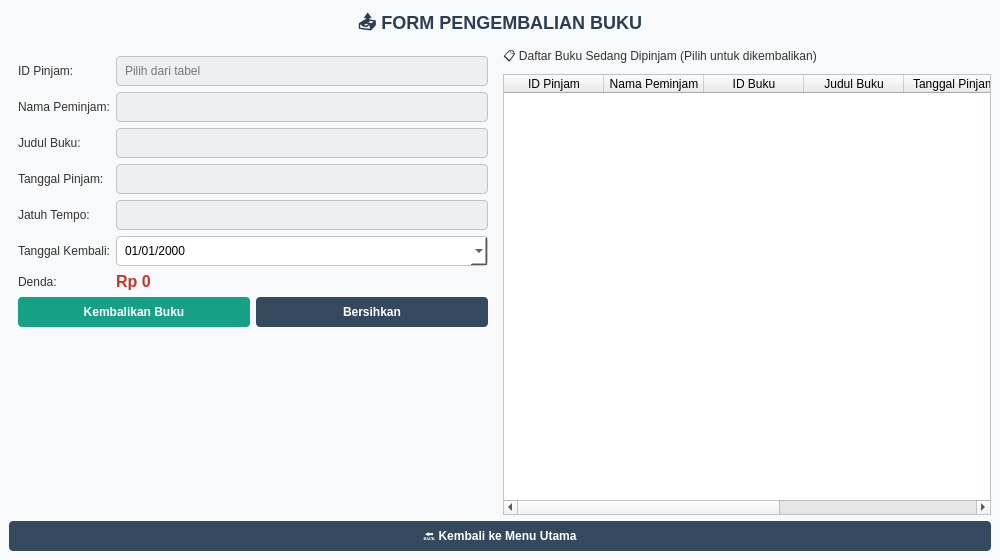
<?xml version="1.0" encoding="UTF-8"?>
<ui version="4.0">
 <class>KembaliBukuWindow</class>
 <widget class="QMainWindow" name="KembaliBukuWindow">
  <property name="geometry"><rect><x>0</x><y>0</y><width>1000</width><height>560</height></rect></property>
  <property name="windowTitle"><string>Perpustakaan - Form Pengembalian Buku</string></property>
  <property name="styleSheet"><string notr="true">
QMainWindow { background-color: #F8F9FA; }
QLabel#lblTitle { font-size: 18px; font-weight: bold; color: #2C3E50; }
QLabel { font-size: 12px; color: #333; }
QLineEdit, QComboBox, QDateEdit, QSpinBox {
    padding: 6px; border: 1px solid #BDC3C7; border-radius: 4px; background-color: white;
}
QLineEdit:focus, QComboBox:focus, QDateEdit:focus, QSpinBox:focus { border: 1px solid #3498DB; }
QLineEdit:read-only { background-color: #ECF0F1; }
QPushButton { background-color: #34495E; color: white; border: none; border-radius: 4px; padding: 8px 15px; font-weight: bold; }
QPushButton:hover { background-color: #415B76; }
QTableWidget { background-color: white; border: 1px solid #BDC3C7; gridline-color: #ECF0F1; }
QPushButton#btnKembalikan { background-color: #16A085; }
QPushButton#btnKembalikan:hover { background-color: #1ABC9C; }
QLabel#lblDendaValue { font-size: 16px; font-weight: bold; color: #C0392B; }
</string></property>
  <widget class="QWidget" name="centralwidget"><layout class="QVBoxLayout" name="verticalLayoutRoot"><item><widget class="QLabel" name="lblTitle"><property name="text"><string>📤 FORM PENGEMBALIAN BUKU</string></property><property name="alignment"><set>Qt::AlignCenter</set></property></widget></item><item><layout class="QHBoxLayout" name="horizontalLayoutMain"><item><widget class="QFrame" name="frameInput"><property name="frameShape"><enum>QFrame::NoFrame</enum></property><layout class="QVBoxLayout" name="verticalLayoutInput"><item><layout class="QGridLayout" name="gridLayoutForm"><item row="0" column="0"><widget class="QLabel" name="lblIdPinjam"><property name="text"><string>ID Pinjam:</string></property></widget></item><item row="0" column="1"><widget class="QLineEdit" name="txtIdPinjam"><property name="placeholderText"><string>Pilih dari tabel</string></property><property name="readOnly"><bool>true</bool></property></widget></item><item row="1" column="0"><widget class="QLabel" name="lblNamaPeminjam"><property name="text"><string>Nama Peminjam:</string></property></widget></item><item row="1" column="1"><widget class="QLineEdit" name="txtNamaPeminjam"><property name="readOnly"><bool>true</bool></property></widget></item><item row="2" column="0"><widget class="QLabel" name="lblJudulBuku"><property name="text"><string>Judul Buku:</string></property></widget></item><item row="2" column="1"><widget class="QLineEdit" name="txtJudulBuku"><property name="readOnly"><bool>true</bool></property></widget></item><item row="3" column="0"><widget class="QLabel" name="lblTanggalPinjam"><property name="text"><string>Tanggal Pinjam:</string></property></widget></item><item row="3" column="1"><widget class="QLineEdit" name="txtTanggalPinjam"><property name="readOnly"><bool>true</bool></property></widget></item><item row="4" column="0"><widget class="QLabel" name="lblJatuhTempo"><property name="text"><string>Jatuh Tempo:</string></property></widget></item><item row="4" column="1"><widget class="QLineEdit" name="txtJatuhTempo"><property name="readOnly"><bool>true</bool></property></widget></item><item row="5" column="0"><widget class="QLabel" name="lblTanggalKembali"><property name="text"><string>Tanggal Kembali:</string></property></widget></item><item row="5" column="1"><widget class="QDateEdit" name="dateKembali"><property name="calendarPopup"><bool>true</bool></property><property name="displayFormat"><string>dd/MM/yyyy</string></property></widget></item><item row="6" column="0"><widget class="QLabel" name="lblDenda"><property name="text"><string>Denda:</string></property></widget></item><item row="6" column="1"><widget class="QLabel" name="lblDendaValue"><property name="text"><string>Rp 0</string></property></widget></item></layout></item><item><layout class="QHBoxLayout" name="horizontalLayoutButtons"><item><widget class="QPushButton" name="btnKembalikan"><property name="text"><string>Kembalikan Buku</string></property></widget></item><item><widget class="QPushButton" name="btnBersihkan"><property name="text"><string>Bersihkan</string></property></widget></item></layout></item><item><spacer name="verticalSpacer_Form"><property name="orientation"><enum>Qt::Vertical</enum></property><property name="sizeHint" stdset="0"><size><width>20</width><height>40</height></size></property></spacer></item></layout></widget></item><item><layout class="QVBoxLayout" name="verticalLayoutTable"><item><widget class="QLabel" name="lblTableTitle"><property name="text"><string>📋 Daftar Buku Sedang Dipinjam (Pilih untuk dikembalikan)</string></property></widget></item><item><widget class="QTableWidget" name="tablePeminjaman"><property name="editTriggers"><set>QAbstractItemView::NoEditTriggers</set></property><property name="selectionBehavior"><enum>QAbstractItemView::SelectRows</enum></property><property name="selectionMode"><enum>QAbstractItemView::SingleSelection</enum></property><column><property name="text"><string>ID Pinjam</string></property></column><column><property name="text"><string>Nama Peminjam</string></property></column><column><property name="text"><string>ID Buku</string></property></column><column><property name="text"><string>Judul Buku</string></property></column><column><property name="text"><string>Tanggal Pinjam</string></property></column><column><property name="text"><string>Durasi</string></property></column><column><property name="text"><string>Status</string></property></column></widget></item></layout></item></layout></item><item><widget class="QPushButton" name="btnKembali"><property name="text"><string>🔙 Kembali ke Menu Utama</string></property></widget></item></layout></widget>
 </widget>
 <resources/>
 <connections/>
</ui>
